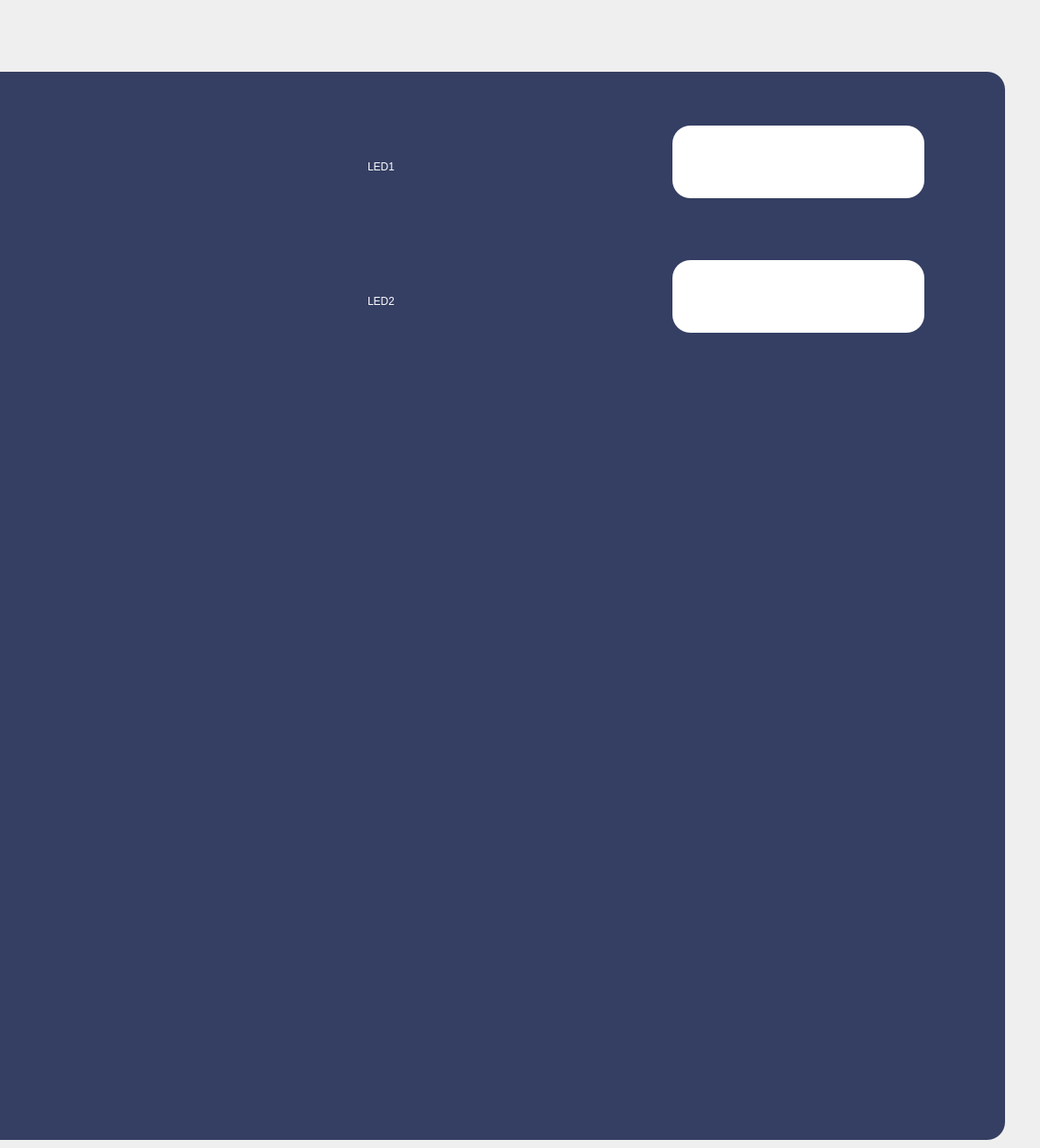
   <widget class="QWidget" name="tab_6">
    <property name="enabled">
     <bool>true</bool>
    </property>
    <attribute name="title">
     <string>Phaco</string>
    </attribute>
    <widget class="QLabel" name="label_45">
     <property name="geometry">
      <rect>
       <x>-30</x>
       <y>80</y>
       <width>1151</width>
       <height>1191</height>
      </rect>
     </property>
     <property name="styleSheet">
      <string notr="true">color: rgb(255, 255, 255);
font: 30pt &quot;Ubuntu&quot;;border-radius: 20px;
background-color: rgb(53, 63, 99);</string>
     </property>
     <property name="text">
      <string/>
     </property>
    </widget>
    <widget class="QLineEdit" name="lineEdit_led2">
     <property name="geometry">
      <rect>
       <x>750</x>
       <y>290</y>
       <width>281</width>
       <height>81</height>
      </rect>
     </property>
     <property name="styleSheet">
      <string notr="true">font: 45pt &quot;Ubuntu&quot;;
background-color: rgb(255, 255, 255);border-radius: 20px;</string>
     </property>
     <property name="text">
      <string/>
     </property>
     <property name="alignment">
      <set>Qt::AlignCenter</set>
     </property>
    </widget>
    <widget class="QLineEdit" name="lineEdit_led1">
     <property name="geometry">
      <rect>
       <x>750</x>
       <y>140</y>
       <width>281</width>
       <height>81</height>
      </rect>
     </property>
     <property name="styleSheet">
      <string notr="true">font: 45pt &quot;Ubuntu&quot;;
background-color: rgb(255, 255, 255);border-radius: 20px;</string>
     </property>
     <property name="text">
      <string/>
     </property>
     <property name="alignment">
      <set>Qt::AlignCenter</set>
     </property>
    </widget>
    <widget class="QLabel" name="label_42">
     <property name="geometry">
      <rect>
       <x>410</x>
       <y>140</y>
       <width>261</width>
       <height>91</height>
      </rect>
     </property>
     <property name="styleSheet">
      <string notr="true">color: rgb(255, 255, 255);
font: 35pt &quot;Ubuntu&quot;;
background-color: rgba(191, 64, 64, 0);</string>
     </property>
     <property name="text">
      <string>LED1</string>
     </property>
    </widget>
    <widget class="QLabel" name="label_44">
     <property name="geometry">
      <rect>
       <x>410</x>
       <y>290</y>
       <width>261</width>
       <height>91</height>
      </rect>
     </property>
     <property name="styleSheet">
      <string notr="true">color: rgb(255, 255, 255);
font: 35pt &quot;Ubuntu&quot;;
background-color: rgba(191, 64, 64, 0);</string>
     </property>
     <property name="text">
      <string>LED2</string>
     </property>
    </widget>
    <widget class="QPushButton" name="pushButton_save_2">
     <property name="geometry">
      <rect>
       <x>730</x>
       <y>910</y>
       <width>331</width>
       <height>101</height>
      </rect>
     </property>
     <property name="styleSheet">
      <string notr="true">image: url(:/new/prefix1/img/save-button 1.png);
background-color: transparent;
border:none;</string>
     </property>
     <property name="text">
      <string/>
     </property>
    </widget>
   </widget>
